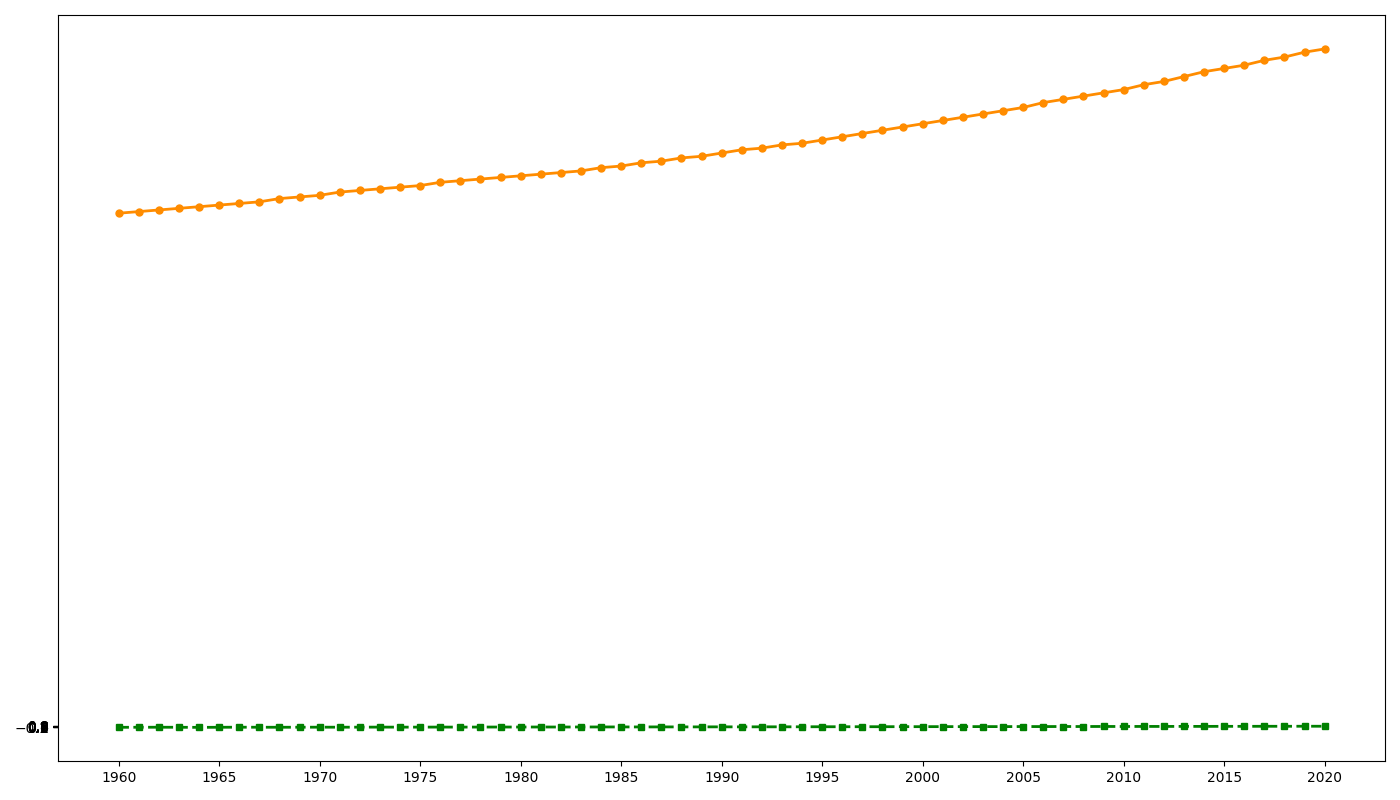

The Python source for this figure:
import matplotlib.pyplot as plt
import numpy as np

years = np.arange(1960, 2021)
co2_levels = [
    316, 317, 318, 319, 320, 321, 322, 323, 325, 326,
    327, 329, 330, 331, 332, 333, 335, 336, 337, 338,
    339, 340, 341, 342, 344, 345, 347, 348, 350, 351,
    353, 355, 356, 358, 359, 361, 363, 365, 367, 369,
    371, 373, 375, 377, 379, 381, 384, 386, 388, 390,
    392, 395, 397, 400, 403, 405, 407, 410, 412, 415,
    417
]

temperature_anomalies = [
    -0.02, 0.01, 0.03, 0.00, -0.05, 0.00, 0.05, 0.02, 0.01, 0.03,
    0.06, 0.04, 0.07, 0.10, 0.08, 0.09, 0.12, 0.10, 0.13, 0.15,
    0.14, 0.17, 0.15, 0.18, 0.19, 0.21, 0.20, 0.23, 0.22, 0.24,
    0.26, 0.25, 0.28, 0.27, 0.30, 0.33, 0.32, 0.35, 0.34, 0.38,
    0.37, 0.40, 0.39, 0.42, 0.41, 0.45, 0.43, 0.47, 0.46, 0.50,
    0.48, 0.52, 0.51, 0.55, 0.54, 0.58, 0.57, 0.61, 0.60, 0.64,
    0.63
]

fig, ax = plt.subplots(figsize=(14, 8))

ax.plot(years, co2_levels, color='darkorange', linestyle='-', marker='o', markersize=5, linewidth=2)
ax.plot(years, temperature_anomalies, color='green', linestyle='--', marker='s', markersize=5, linewidth=2)
ax.set_xticks(np.arange(1960, 2021, 5))
ax.set_yticks(np.arange(-0.1, 1.0, 0.1))

plt.tight_layout()
plt.show()
